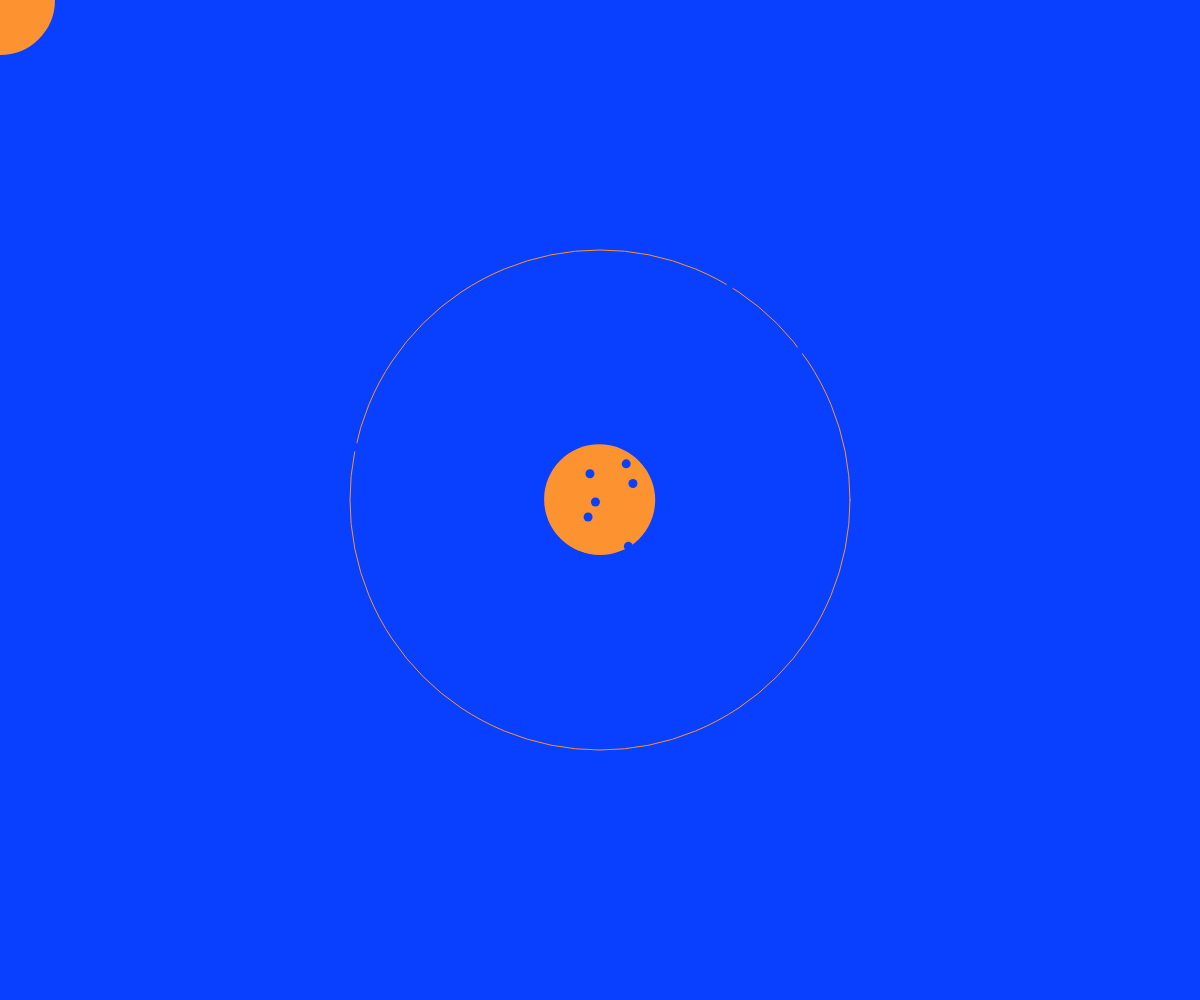
Frame 1 (no input)
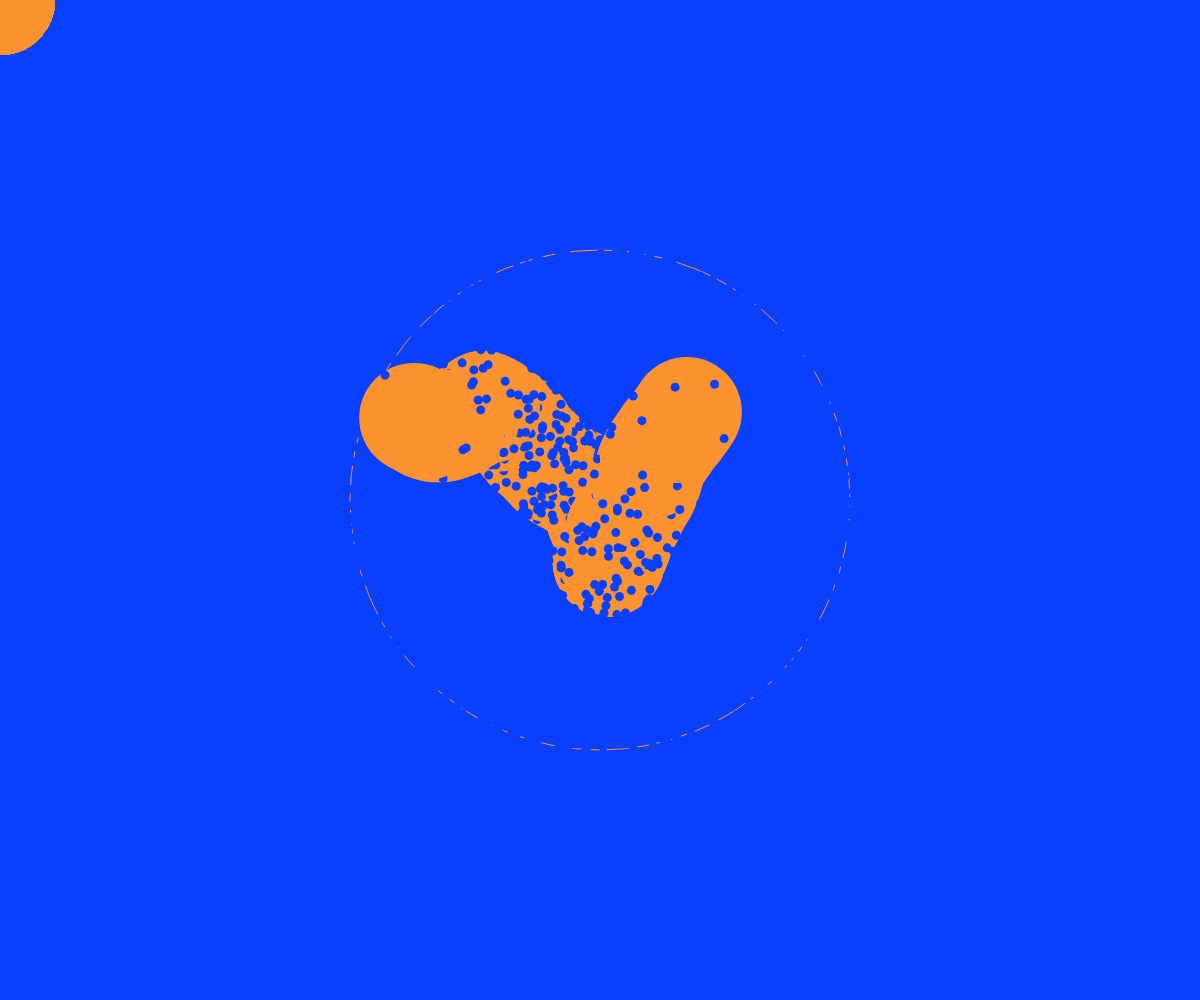
Frame 60 (no input)
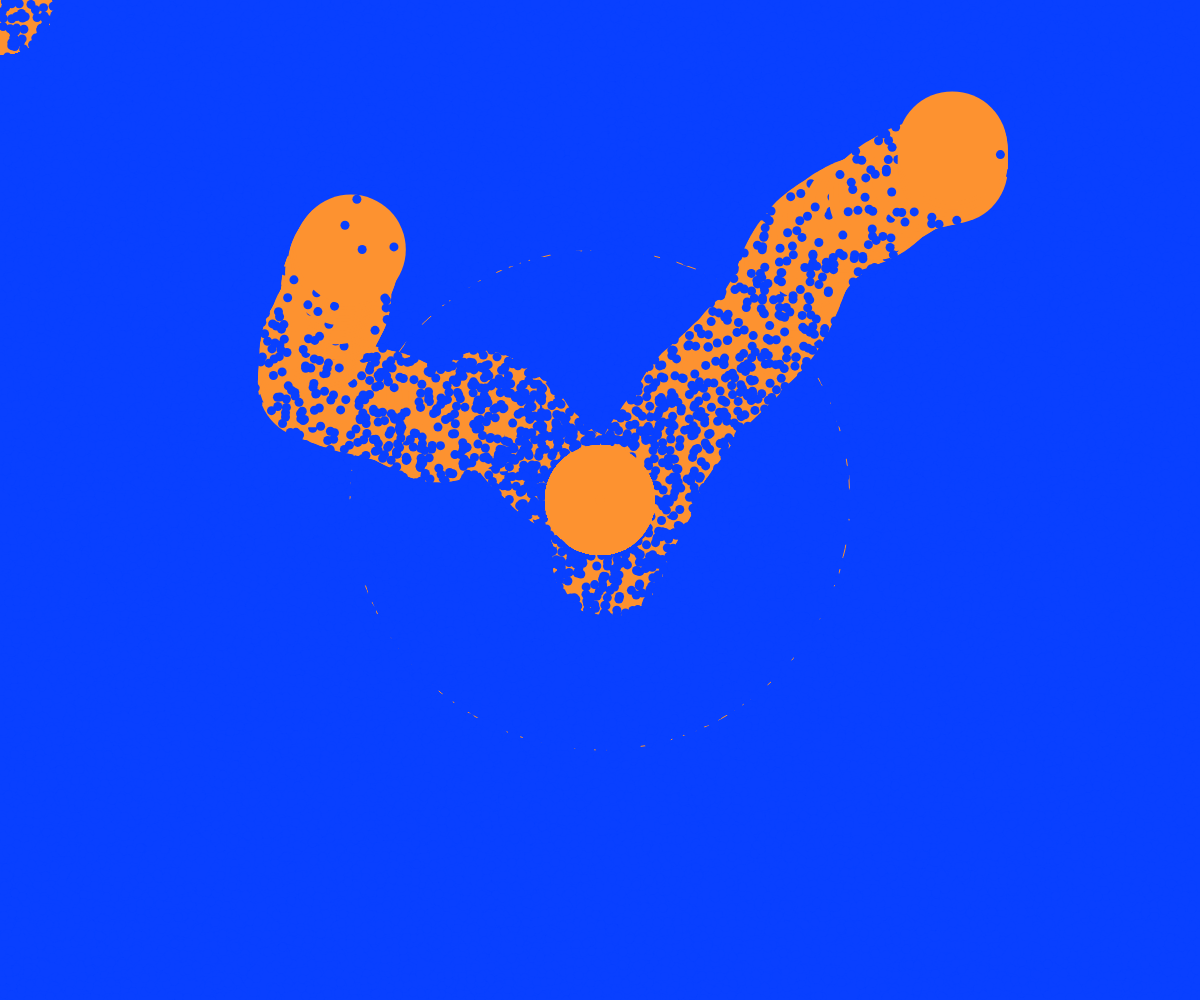
Frame 120 (the mouse pressed at the canvas centre since frame 60)

The p5.js sketch that drew these frames (run headless with seeded random() and noise() and a simulated clock; from frame 60 on, the mouse is pressed at the canvas centre):

// p5.js sketch
// ── sketch.js
let dots = [];
let dotCount = 300;

let balls = [];
let ballCount = 2;

function setup() {
	let canvas = createCanvas(windowWidth, windowHeight);

	background(9, 64, 255);
	strokeWeight(1);
	stroke(253, 146, 48);
	noFill();
	ellipse(width / 2, height / 2, height / 2, height / 2);

	stroke(253, 146, 48);
	for (var i = 0; i < dotCount; i++) {
		dots[i] = new Dot();
	}

	for (var i=0; i < ballCount; i++) {
		balls[i] = new Ball();
	}
}

function draw() {
	stroke(253, 146, 48);
	strokeWeight(110);

	for (var i=0; i<balls.length; i++) {
		balls[i].update();
	}

	strokeWeight(9);
	stroke(9, 64, 255);
	for (var i=0; i<dots.length; i++) {
		dots[i].update();
	}

	fill(253, 146, 48);
	stroke(253, 146, 48);
	strokeWeight(50);
	ellipse(mouseX, mouseY, 60, 60);


}

class Dot {
	constructor() {
		// let x;
		// let y;
		// let vx;
		// let vy;
		do {
			this.x = random(width);
			this.y = random(height);
		} while (get(int(this.x), int(this.y)) == color(0));

		this.rad = random(TWO_PI);
		this.vx = cos(this.rad);
		this.vy = sin(this.rad);
	}

	update() {
		this.x += this.vx;
		if (this.x < 0 || this.x > width) {
			this.vx = -this.vx;
			this.x += this.vx * 2;
		}
		this.y += this.vy;
		if (this.y < 0 || this.y > width) {
			this.vy = -this.vy;
			this.y += this.vy * 2;
		}
		if (get(int(this.x), int(this.y)) != color(0)) {
			point(this.x, this.y);
			do {
				this.x = random(width);
				this.y = random(height);
			} while (get(int(this.x), int(this.y)) == color(0));
			this.rad = random(TWO_PI);
			this.vx = cos(this.rad);
			this.vy = sin(this.rad);
		}
	}
}

class Ball {
	constructor() {
	  this.x = width/2; 
	  this.y = height/2;
	  this.vx=0;
	  this.vy=0;
	}
  
	update() {
		this.vx += random(-1, 1);
		this.vy += random(-1, 1);
	  if (abs(this.vx) > 10) this.vx=0;
	  if (abs(this.vy) > 10) this.vy=0; 
	  this.x+=this.vx;
	  this.y+=this.vy;
	  if (this.x<0 || this.x>width ) { 
		this.x -=this.vx ; 
		this.vx = -this.vx;
	  }
	  if (this.y<0 || this.y>height) { 
		this.y -=this.vy ; 
		this.vy = -this.vy;
	  }
	  point (this.x, this.y);
	}
  }
